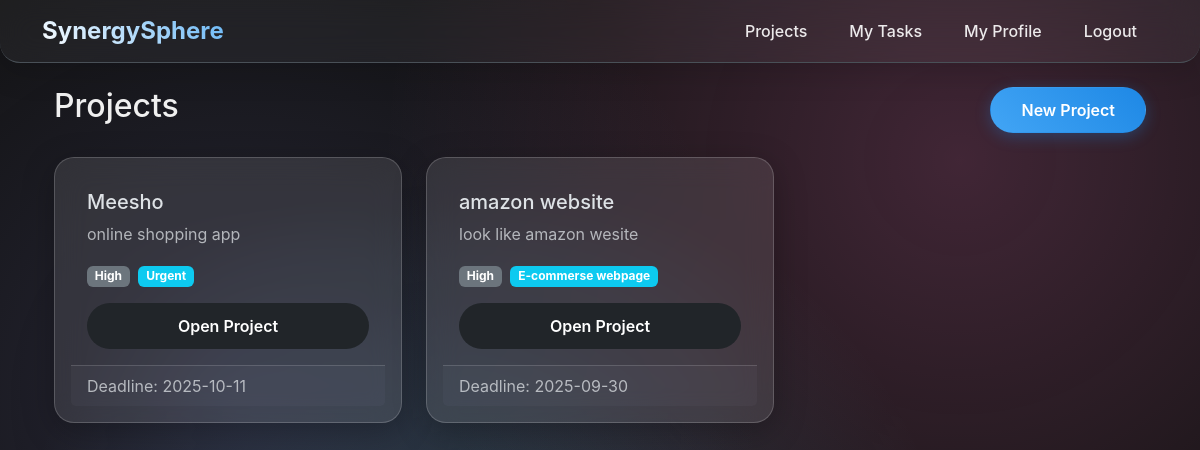
Page /dashboard (signed in) on the committed database.
### app.py (models this page shows)
class Project(db.Model):
    id = db.Column(db.Integer, primary_key=True)
    name = db.Column(db.String(100), nullable=False)
    description = db.Column(db.Text, nullable=True)
    tags = db.Column(db.String(200), nullable=True)
    deadline = db.Column(db.Date, nullable=True)
    priority = db.Column(db.String(20), nullable=True)
    tasks = db.relationship('Task', backref='project', lazy=True, cascade="all, delete-orphan")

### app.py (the view)
@app.route('/dashboard')
@login_required
def dashboard():
    projects = current_user.projects.order_by(Project.id.desc()).all()
    return render_template('dashboard.html', projects=projects)

### app.py (called while the page is built)
@login_manager.user_loader
def load_user(user_id):
    return User.query.get(int(user_id))

### templates/dashboard.html (shortened to what this page needs)
{% extends "layout.html" %}
{% block content %}
<div class="container">
    <div class="d-flex justify-content-between align-items-center mb-4">
        <h2>Projects</h2>
        <a href="{{ url_for('create_project') }}" class="btn btn-primary">New Project</a>
    </div>
    <div class="row">
        {% if projects %}
            {% for project in projects %}
            <div class="col-md-6 col-lg-4 mb-4">
                <div class="card h-100">
                    <div class="card-body d-flex flex-column">
                        <h5 class="card-title">{{ project.name }}</h5>
                        <p class="card-text text-muted flex-grow-1">{{ project.description or "No description."}}</p>
                        <div>
                            <span class="badge bg-secondary me-1">{{ project.priority or "No Priority" }}</span>
                            {% if project.tags %}
                                {% for tag in project.tags.split(',') %}
                                    <span class="badge bg-info me-1">{{ tag.strip() }}</span>
                                {% endfor %}
                            {% endif %}
                        </div>
                        <a href="{{ url_for('project_board', project_id=project.id) }}" class="btn btn-dark mt-3">Open Project</a>
                    </div>
                    <div class="card-footer text-muted">
                        Deadline: {{ project.deadline.strftime('%Y-%m-%d') if project.deadline else "Not set" }}
                    </div>
                </div>
            </div>
            {% endfor %}
        {% else %}
            <p>You are not a member of any projects yet. Create one to get started!</p>
        {% endif %}
    </div>
</div>
{% endblock %}

### static/css/style.css (style rules this page uses)
* { margin: 0; padding: 0; box-sizing: border-box; }
body { font-family: 'Poppins', -apple-system, BlinkMacSystemFont, 'Segoe UI', Roboto, Oxygen, Ubuntu, Cantarell, sans-serif; background: url('../img/background.jpg') no-repeat center center fixed; background-size: cover; min-height: 100vh; color: #f0f0f0; position: relative; overflow-x: hidden; }
body::before { content: ''; position: fixed; top: 0; left: 0; width: 100%; height: 100%; background: radial-gradient(circle at 20% 50%, rgba(120, 119, 198, 0.2) 0%, transparent 50%), radial-gradient(circle at 80% 20%, rgba(255, 119, 198, 0.2) 0%, transparent 50%), radial-gradient(circle at 40% 80%, rgba(120, 219, 255, 0.2) 0%, transparent 50%); animation: gradientShift 10s ease-in-out infinite; z-index: -2; }
.card, .glass-card, .project-card { background: rgba(255, 255, 255, 0.1) !important; backdrop-filter: blur(15px) !important; border: 1px solid rgba(255, 255, 255, 0.18) !important; border-radius: 20px !important; box-shadow: 0 8px 32px rgba(0,0,0,0.25) !important; transition: all 0.3s ease; position: relative; overflow: hidden; padding: 1rem; }
.btn { border-radius: 25px !important; font-weight: 600; padding: 10px 30px; border: 1px solid transparent; transition: all 0.3s ease; position: relative; overflow: hidden; }
.btn::before { content: ''; position: absolute; top: 0; left: -100%; width: 100%; height: 100%; background: linear-gradient(90deg, transparent, rgba(255,255,255,0.2), transparent); transition: left 0.5s; }
.btn-primary { background: linear-gradient(45deg, #42a5f5, #1e88e5) !important; color: #fff !important; box-shadow: 0 4px 15px rgba(30,136,229,0.3); }

### rows in the picture
Project: name "Meesho", description "online shopping app", priority "High", strip "Urgent", deadline "2025-10-11"
Project: name "amazon website", description "look like amazon wesite", priority "High", strip "E-commerse webpage", deadline "2025-09-30"
